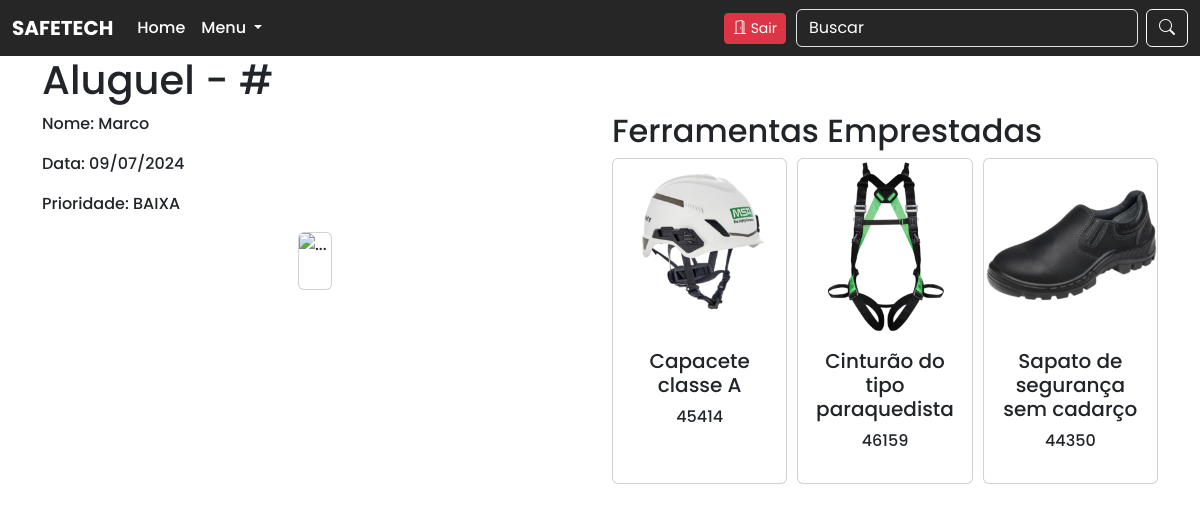
Screenshot of /admin/verificarAluguel.php with the database file from the repository.
### tables this page shows
CREATE TABLE `usuario` (
  `idusuario` int(10) unsigned NOT NULL AUTO_INCREMENT,
  `nomeUsuario` varchar(75) DEFAULT NULL,
  `sobrenome` varchar(120) DEFAULT NULL,
  `cpf` varchar(15) DEFAULT NULL,
  `nascimento` date DEFAULT NULL,
  `matricula` varchar(30) DEFAULT NULL,
  `cargo` varchar(50) DEFAULT NULL,
  `email` varchar(140) DEFAULT NULL,
  `senha` varchar(245) DEFAULT NULL,
  `cadastro` datetime DEFAULT NULL,
  `alteracao` timestamp NOT NULL DEFAULT current_timestamp() ON UPDATE current_timestamp(),
  `ativo` char(1) DEFAULT 'A',
  PRIMARY KEY (`idusuario`),
  UNIQUE KEY `idusuario` (`idusuario`)
);

CREATE TABLE `aluguel` (
  `idaluguel` int(10) unsigned NOT NULL AUTO_INCREMENT,
  `idusuario` int(10) unsigned NOT NULL DEFAULT 0,
  `dataAluguel` date DEFAULT NULL,
  `horaInicial` time NOT NULL DEFAULT '00:00:00',
  `horaFim` time NOT NULL DEFAULT '00:00:00',
  `codigoAluguel` varchar(20) NOT NULL DEFAULT '',
  `devolvido` char(1) NOT NULL DEFAULT '',
  `prioridade` varchar(15) NOT NULL DEFAULT '',
  `observacao` varchar(400) DEFAULT NULL,
  `cadastro` datetime NOT NULL,
  `alteracao` timestamp NOT NULL DEFAULT current_timestamp() ON UPDATE current_timestamp(),
  `ativo` char(1) NOT NULL DEFAULT 'A',
  PRIMARY KEY (`idaluguel`,`idusuario`),
  UNIQUE KEY `idaluguel` (`idaluguel`),
  KEY `FK_aluguel_usuario` (`idusuario`),
  CONSTRAINT `FK_aluguel_usuario` FOREIGN KEY (`idusuario`) REFERENCES `usuario` (`idusuario`) ON DELETE CASCADE ON UPDATE CASCADE
);

CREATE TABLE `epi` (
  `idepi` int(10) unsigned NOT NULL AUTO_INCREMENT,
  `nomeEpi` varchar(120) DEFAULT NULL,
  `certificado` varchar(10) DEFAULT NULL,
  `foto` varchar(245) DEFAULT NULL,
  `cadastro` datetime DEFAULT NULL,
  `alteracao` timestamp NOT NULL DEFAULT current_timestamp() ON UPDATE current_timestamp(),
  `ativo` char(1) DEFAULT 'A',
  PRIMARY KEY (`idepi`),
  UNIQUE KEY `idepi` (`idepi`)
);

### func/funcoes.php (called while the page is built, shortened)
<?php
function executaQuery($query)
{
    $conn = conectar();
    try {
        $conn->beginTransaction();
        $sqlListaTabelas = $conn->prepare("$query");
        $sqlListaTabelas->execute();
        $conn->commit();
        if ($sqlListaTabelas->rowCount() > 0) {
            return $sqlListaTabelas->fetchAll(PDO::FETCH_OBJ);
        }
        return 'vazio';
    } catch (PDOException $e) {
        echo 'Exception -> ';
        return ($e->getMessage());
        $conn->rollback();
    }
}
function listarItemExpecifico($campos, $tabela, $campoExpecifico, $valorCampo)
{
    $conn = conectar();
    try {
        $conn->beginTransaction();
        $sqlListaTabelas = $conn->prepare("SELECT $campos FROM $tabela WHERE $campoExpecifico = ?");
        $sqlListaTabelas->bindValue(1, $valorCampo, PDO::PARAM_STR);
        $sqlListaTabelas->execute();
        $conn->commit();
        if ($sqlListaTabelas->rowCount() > 0) {
            return $sqlListaTabelas->fetchAll(PDO::FETCH_OBJ);
        }
        return 'vazio';
    } catch
    (PDOException $e) {
        echo 'Exception -> ';
        return ($e->getMessage());
        $conn->rollback();
    }
}

### admin/verificarAluguel.php (the view, shortened to what this page needs)
<?php
include_once('../func/funcoes.php');
$codigoAluguel = filter_input(INPUT_GET, 'codigoAluguel', FILTER_SANITIZE_STRING);
$link = "http://localhost/tcc/verificarAluguel.php?codigoAluguel=$codigoAluguel"
?>
<!doctype html>
<html lang="pt-br">
<head>
    <link href="https://cdn.jsdelivr.net/npm/bootstrap@5.3.3/dist/css/bootstrap.min.css" rel="stylesheet"
>
    <link rel="stylesheet" type="text/css"
          href="https://cdnjs.cloudflare.com/ajax/libs/MaterialDesign-Webfont/7.0.96/css/materialdesignicons.min.css">
    <link rel="stylesheet" href="https://cdn.jsdelivr.net/npm/bootstrap-icons@1.11.3/font/bootstrap-icons.min.css">
    <link rel="stylesheet" type="text/css" href="https://cdn.jsdelivr.net/npm/toastify-js/src/toastify.min.css">
    <link rel="stylesheet" href="https://cdnjs.cloudflare.com/ajax/libs/OwlCarousel2/2.3.4/assets/owl.carousel.min.css">
    <link rel="stylesheet"
          href="https://cdnjs.cloudflare.com/ajax/libs/OwlCarousel2/2.3.4/assets/owl.theme.default.min.css">
    <link rel="stylesheet" href="../css/style.css">
</head>
<body>
<?php include_once('nav.php') ?>
<div class="container">
    <h1>Aluguel - #<?php echo $codigoAluguel ?></h1>
    <?php
    $listaAlguel = executaQuery("SELECT * FROM aluguel a INNER JOIN usuario u ON a.idusuario = u.idusuario INNER JOIN produtoAluguel pa ON a.codigoAluguel = pa.codAluguel INNER JOIN epi e ON e.idepi = pa.idepi");
    if ($listaAlguel !== 'Vazio') {
    $nomeEpi = array();
    $idepi = array();
    foreach ($listaAlguel as $item) {
        $ativo = $item->ativo;
        if ($ativo === 'A') {
            $nomeUsuario = $item->nomeUsuario;
            array_push($idepi, $item->idepi);
            array_push($nomeEpi, $item->nomeEpi);
            $epi = array_combine($idepi, $nomeEpi);
            $prioridade = $item->prioridade;
            $dataAluguel = $item->dataAluguel;
            $dataAluguel = implode("/", array_reverse(explode("-", $dataAluguel)));
        }
    }
    ?>
    <div class="row">
        <div class="col-lg-6 col-12">
            <p>Nome: <?php echo $nomeUsuario ?></p>
            <p>Data: <?php echo $dataAluguel ?></p>
            <p>Prioridade: <?php echo $prioridade ?></p>
            <div class="d-flex justify-content-center align-items-center">
                <div class="card" style=" max-width: 250px!important">
                    <img src="https://api.qrserver.com/v1/create-qr-code/?data=<?php echo $link ?>&amp;size=200x200"
                         class="card-img-top" alt="...">
                    <div class="card-body text-center">
                    </div>
                </div>
            </div>
        </div>
        <div class="col-lg-6 col-12">
            <h2>Ferramentas Emprestadas</h2>
            <div class="owl-carousel owl-theme">
                <?php
                foreach ($epi as $key => $value) {
                    $id = $key;
                    $selectCompras = listarItemExpecifico('*', 'epi', 'idepi', $id);
                    foreach ($selectCompras as $item) {
                        $nome = $item->nomeEpi;
                        $foto = $item->foto;
                        $CA = $item->certificado;
                        ?>
                        <div class="item">
                            <div class="card">
                                <img src="../img/produtos/<?php echo $foto ?>" class="card-img-top" alt="...">
                                <div class="card-body cardeCarrossel text-center">
                                    <h5 class="card-title "><?php echo $nome ?></h5>
                                    <p class="card-text "><?php echo $CA ?></p>
                                </div>
                            </div>
                        </div>
                        <?php
                    }
                }
                ?>
            </div>
            <?php
            } else {
                ?>
                <h4>Nenhum Aluguel cadastrado</h4>
                <?php
            }
            ?>
        </div>
    </div>
</div>
</body>
</html>

### css/style.css (style rules this page uses)
body { margin: 0; padding: 0; font-family: "Poppins", sans-serif; font-weight: 500; font-style: normal; }
.cardeCarrossel { display: flex; flex-direction: column; align-content: space-between; height: 150px !important; }

### rows the page displays
usuario: nomeUsuario "Marco"
aluguel: dataAluguel "09/07/2024", prioridade "BAIXA"
epi: foto (picture), nomeEpi "Capacete classe A", certificado "45414"
epi: foto (picture), nomeEpi "Cinturão do tipo paraquedista", certificado "46159"
epi: foto (picture), nomeEpi "Sapato de segurança sem cadarço", certificado "44350"
